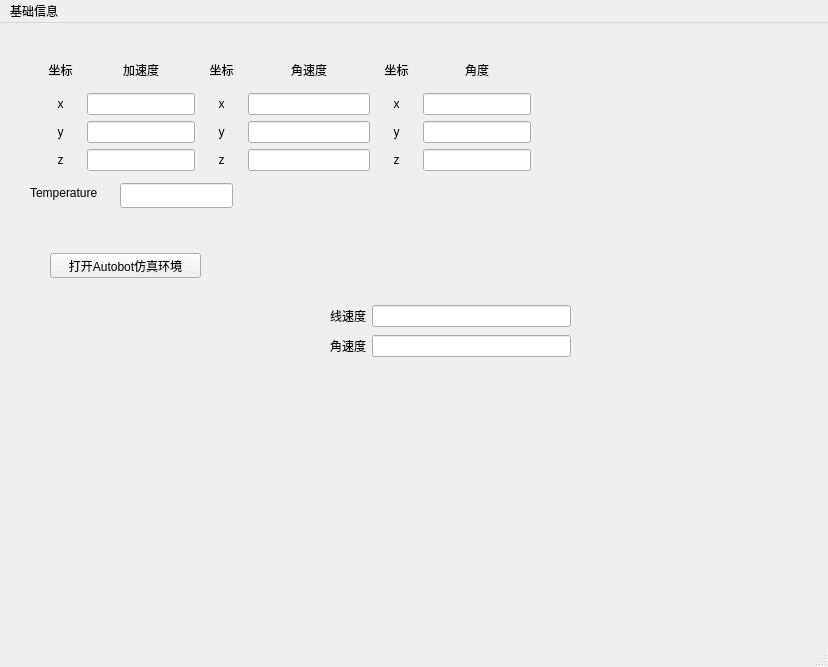
<?xml version="1.0" encoding="UTF-8"?>
<ui version="4.0">
 <class>MainWindow</class>
 <widget class="QMainWindow" name="MainWindow">
  <property name="geometry">
   <rect>
    <x>0</x>
    <y>0</y>
    <width>828</width>
    <height>667</height>
   </rect>
  </property>
  <property name="windowTitle">
   <string>MainWindow</string>
  </property>
  <widget class="QWidget" name="centralwidget">
   <widget class="CustomButton" name="fsvjoy_widget" native="true">
    <property name="geometry">
     <rect>
      <x>370</x>
      <y>350</y>
      <width>180</width>
      <height>180</height>
     </rect>
    </property>
    <property name="minimumSize">
     <size>
      <width>180</width>
      <height>180</height>
     </size>
    </property>
    <property name="maximumSize">
     <size>
      <width>180</width>
      <height>180</height>
     </size>
    </property>
   </widget>
   <widget class="QWidget" name="layoutWidget">
    <property name="geometry">
     <rect>
      <x>330</x>
      <y>280</y>
      <width>241</width>
      <height>58</height>
     </rect>
    </property>
    <layout class="QGridLayout" name="gridLayout">
     <item row="0" column="0">
      <widget class="QLabel" name="label_2">
       <property name="text">
        <string>线速度</string>
       </property>
      </widget>
     </item>
     <item row="0" column="1">
      <widget class="QLineEdit" name="linear_number">
       <property name="alignment">
        <set>Qt::AlignCenter</set>
       </property>
      </widget>
     </item>
     <item row="1" column="0">
      <widget class="QLabel" name="label_3">
       <property name="text">
        <string>角速度</string>
       </property>
      </widget>
     </item>
     <item row="1" column="1">
      <widget class="QLineEdit" name="angular_number">
       <property name="alignment">
        <set>Qt::AlignCenter</set>
       </property>
      </widget>
     </item>
    </layout>
   </widget>
   <widget class="QLabel" name="label_14">
    <property name="geometry">
     <rect>
      <x>30</x>
      <y>160</y>
      <width>91</width>
      <height>20</height>
     </rect>
    </property>
    <property name="text">
     <string>Temperature</string>
    </property>
   </widget>
   <widget class="QLineEdit" name="temperature">
    <property name="geometry">
     <rect>
      <x>120</x>
      <y>160</y>
      <width>113</width>
      <height>25</height>
     </rect>
    </property>
    <property name="alignment">
     <set>Qt::AlignCenter</set>
    </property>
   </widget>
   <widget class="QWidget" name="layoutWidget">
    <property name="geometry">
     <rect>
      <x>40</x>
      <y>30</y>
      <width>491</width>
      <height>118</height>
     </rect>
    </property>
    <layout class="QGridLayout" name="gridLayout_3">
     <item row="0" column="4" colspan="3">
      <widget class="QLabel" name="label_19">
       <property name="text">
        <string>角速度</string>
       </property>
       <property name="alignment">
        <set>Qt::AlignCenter</set>
       </property>
      </widget>
     </item>
     <item row="0" column="7">
      <widget class="QLabel" name="label_17">
       <property name="text">
        <string>坐标</string>
       </property>
       <property name="alignment">
        <set>Qt::AlignCenter</set>
       </property>
      </widget>
     </item>
     <item row="0" column="0">
      <widget class="QLabel" name="label_15">
       <property name="text">
        <string>坐标</string>
       </property>
       <property name="alignment">
        <set>Qt::AlignCenter</set>
       </property>
      </widget>
     </item>
     <item row="2" column="0">
      <widget class="QLabel" name="label_6">
       <property name="text">
        <string>y</string>
       </property>
       <property name="alignment">
        <set>Qt::AlignCenter</set>
       </property>
      </widget>
     </item>
     <item row="0" column="8" colspan="2">
      <widget class="QLabel" name="label_20">
       <property name="text">
        <string>角度</string>
       </property>
       <property name="alignment">
        <set>Qt::AlignCenter</set>
       </property>
      </widget>
     </item>
     <item row="1" column="0">
      <widget class="QLabel" name="label">
       <property name="text">
        <string>x</string>
       </property>
       <property name="alignment">
        <set>Qt::AlignCenter</set>
       </property>
      </widget>
     </item>
     <item row="3" column="0">
      <widget class="QLabel" name="label_7">
       <property name="text">
        <string>z</string>
       </property>
       <property name="alignment">
        <set>Qt::AlignCenter</set>
       </property>
      </widget>
     </item>
     <item row="0" column="1" colspan="2">
      <widget class="QLabel" name="label_18">
       <property name="text">
        <string>加速度</string>
       </property>
       <property name="alignment">
        <set>Qt::AlignCenter</set>
       </property>
      </widget>
     </item>
     <item row="0" column="3">
      <widget class="QLabel" name="label_16">
       <property name="text">
        <string>坐标</string>
       </property>
       <property name="alignment">
        <set>Qt::AlignCenter</set>
       </property>
      </widget>
     </item>
     <item row="1" column="1" colspan="2">
      <widget class="QLineEdit" name="acc_x">
       <property name="alignment">
        <set>Qt::AlignCenter</set>
       </property>
      </widget>
     </item>
     <item row="2" column="1" colspan="2">
      <widget class="QLineEdit" name="acc_y">
       <property name="alignment">
        <set>Qt::AlignCenter</set>
       </property>
      </widget>
     </item>
     <item row="3" column="1" colspan="2">
      <widget class="QLineEdit" name="acc_z">
       <property name="alignment">
        <set>Qt::AlignCenter</set>
       </property>
      </widget>
     </item>
     <item row="1" column="3">
      <widget class="QLabel" name="label_10">
       <property name="text">
        <string>x</string>
       </property>
       <property name="alignment">
        <set>Qt::AlignCenter</set>
       </property>
      </widget>
     </item>
     <item row="2" column="3">
      <widget class="QLabel" name="label_9">
       <property name="text">
        <string>y</string>
       </property>
       <property name="alignment">
        <set>Qt::AlignCenter</set>
       </property>
      </widget>
     </item>
     <item row="3" column="3">
      <widget class="QLabel" name="label_8">
       <property name="text">
        <string>z</string>
       </property>
       <property name="alignment">
        <set>Qt::AlignCenter</set>
       </property>
      </widget>
     </item>
     <item row="1" column="4" colspan="3">
      <widget class="QLineEdit" name="angular_x">
       <property name="alignment">
        <set>Qt::AlignCenter</set>
       </property>
      </widget>
     </item>
     <item row="2" column="4" colspan="3">
      <widget class="QLineEdit" name="angular_y">
       <property name="alignment">
        <set>Qt::AlignCenter</set>
       </property>
      </widget>
     </item>
     <item row="3" column="4" colspan="3">
      <widget class="QLineEdit" name="angular_z">
       <property name="alignment">
        <set>Qt::AlignCenter</set>
       </property>
      </widget>
     </item>
     <item row="1" column="7">
      <widget class="QLabel" name="label_12">
       <property name="text">
        <string>x</string>
       </property>
       <property name="alignment">
        <set>Qt::AlignCenter</set>
       </property>
      </widget>
     </item>
     <item row="1" column="8" colspan="2">
      <widget class="QLineEdit" name="angle_x">
       <property name="alignment">
        <set>Qt::AlignCenter</set>
       </property>
      </widget>
     </item>
     <item row="2" column="7">
      <widget class="QLabel" name="label_11">
       <property name="text">
        <string>y</string>
       </property>
       <property name="alignment">
        <set>Qt::AlignCenter</set>
       </property>
      </widget>
     </item>
     <item row="3" column="7">
      <widget class="QLabel" name="label_13">
       <property name="text">
        <string>z</string>
       </property>
       <property name="alignment">
        <set>Qt::AlignCenter</set>
       </property>
      </widget>
     </item>
     <item row="2" column="8" colspan="2">
      <widget class="QLineEdit" name="angle_y">
       <property name="alignment">
        <set>Qt::AlignCenter</set>
       </property>
      </widget>
     </item>
     <item row="3" column="8" colspan="2">
      <widget class="QLineEdit" name="angle_z">
       <property name="alignment">
        <set>Qt::AlignCenter</set>
       </property>
      </widget>
     </item>
    </layout>
   </widget>
   <widget class="QPushButton" name="opensimulation">
    <property name="geometry">
     <rect>
      <x>50</x>
      <y>230</y>
      <width>151</width>
      <height>25</height>
     </rect>
    </property>
    <property name="text">
     <string>打开Autobot仿真环境</string>
    </property>
   </widget>
  </widget>
  <widget class="QStatusBar" name="statusbar"/>
  <widget class="QMenuBar" name="menubar">
   <property name="geometry">
    <rect>
     <x>0</x>
     <y>0</y>
     <width>828</width>
     <height>28</height>
    </rect>
   </property>
   <widget class="QMenu" name="menu">
    <property name="title">
     <string>基础信息</string>
    </property>
    <addaction name="actionxianshi"/>
   </widget>
   <addaction name="menu"/>
  </widget>
  <action name="actionxianshi">
   <property name="text">
    <string>xianshi</string>
   </property>
  </action>
 </widget>
 <customwidgets>
  <customwidget>
   <class>CustomButton</class>
   <extends>QWidget</extends>
   <header location="global">custombutton.h</header>
   <container>1</container>
  </customwidget>
 </customwidgets>
 <resources/>
 <connections/>
</ui>
